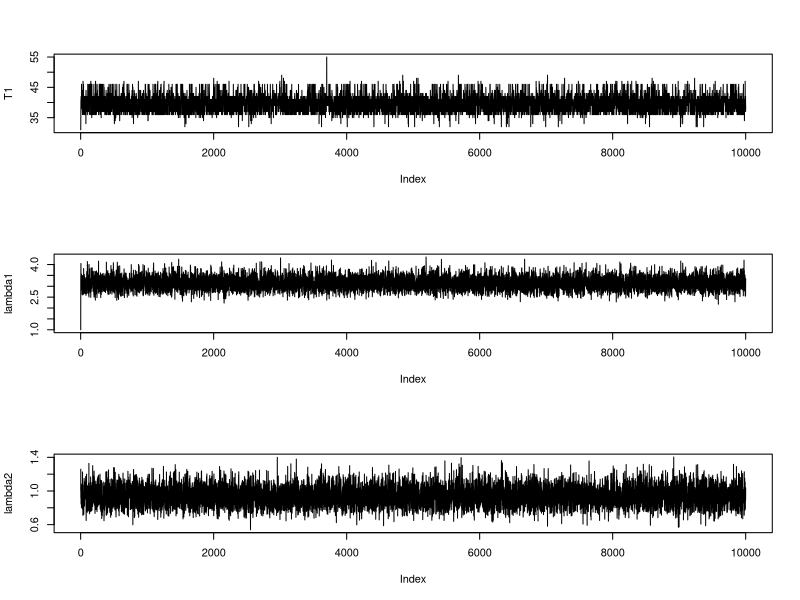
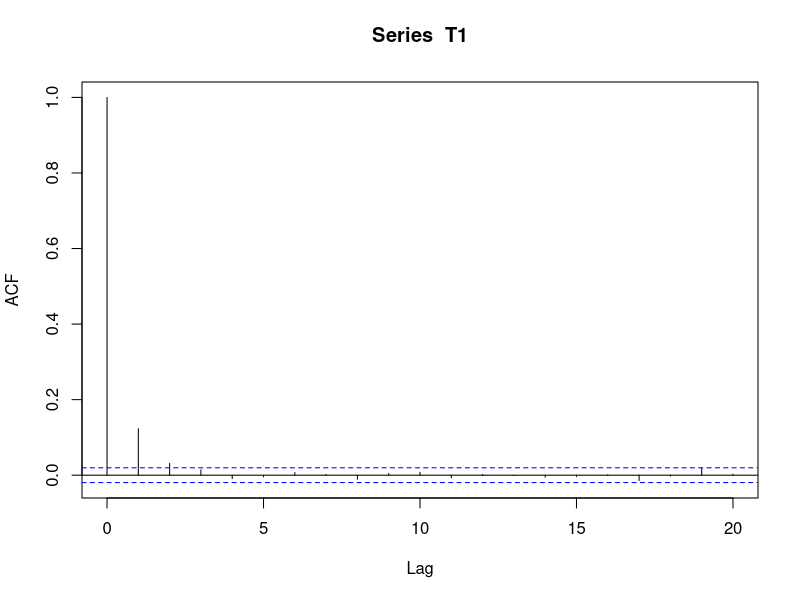
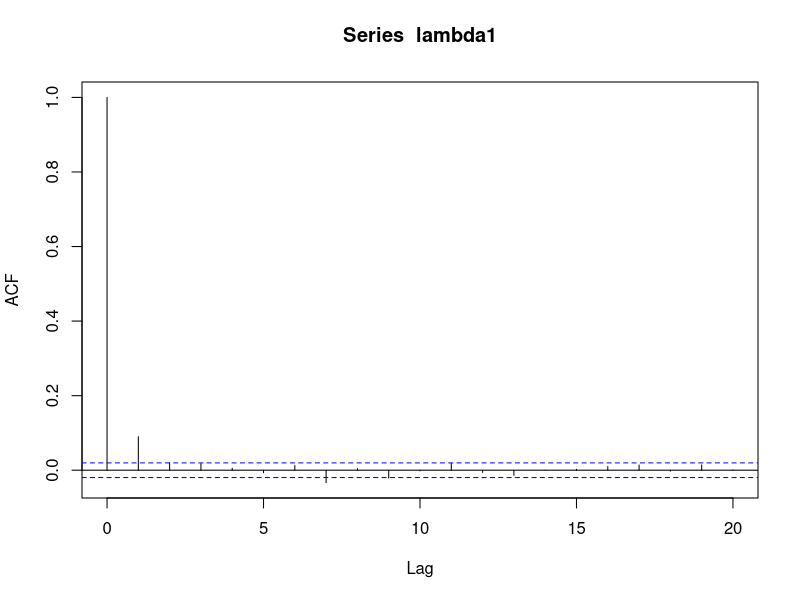
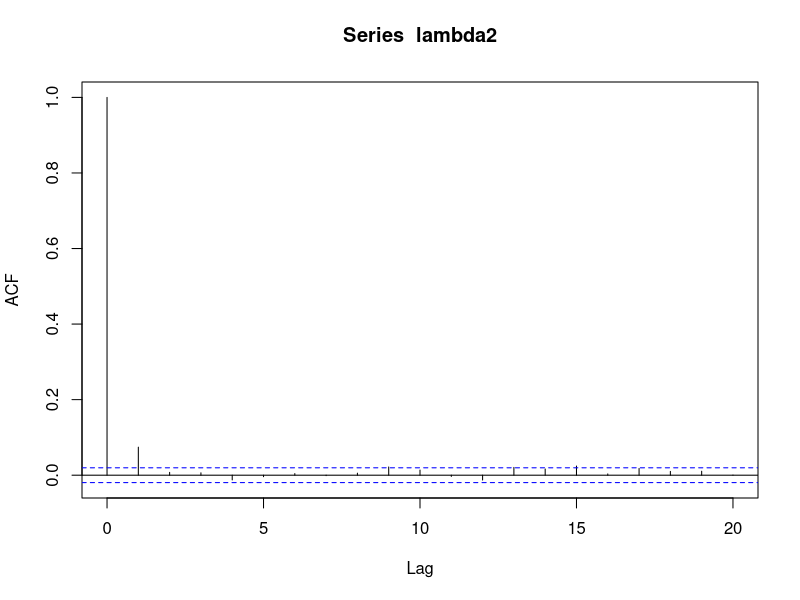
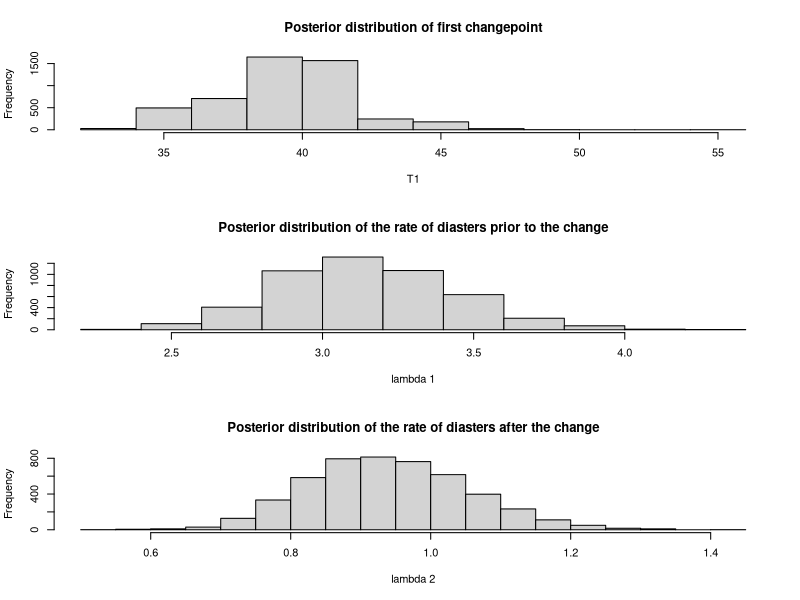
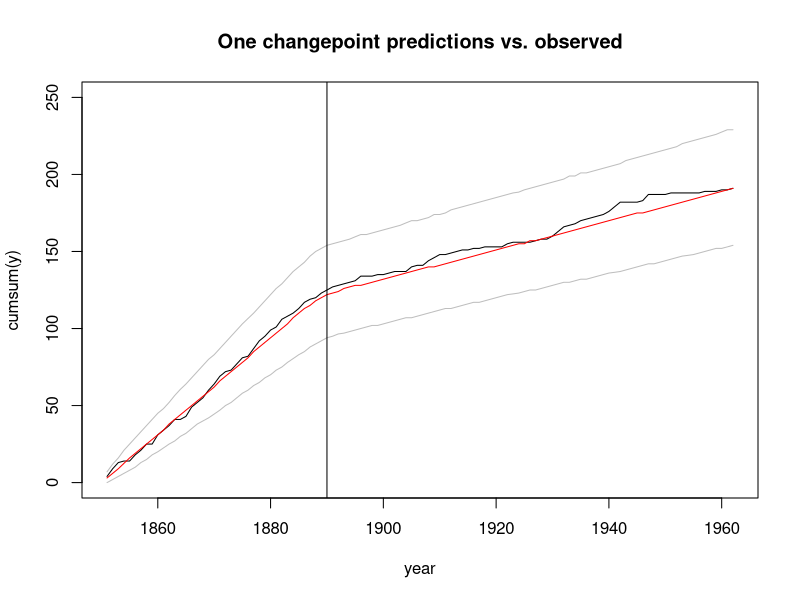
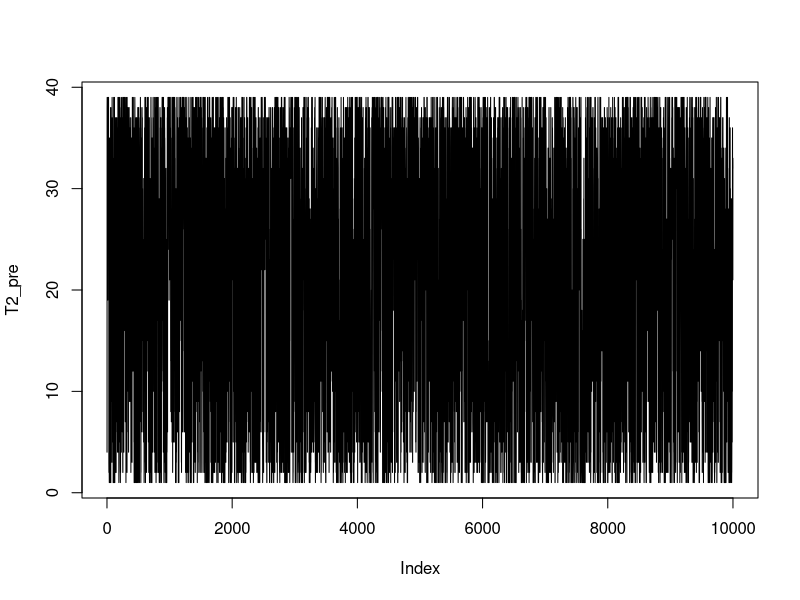
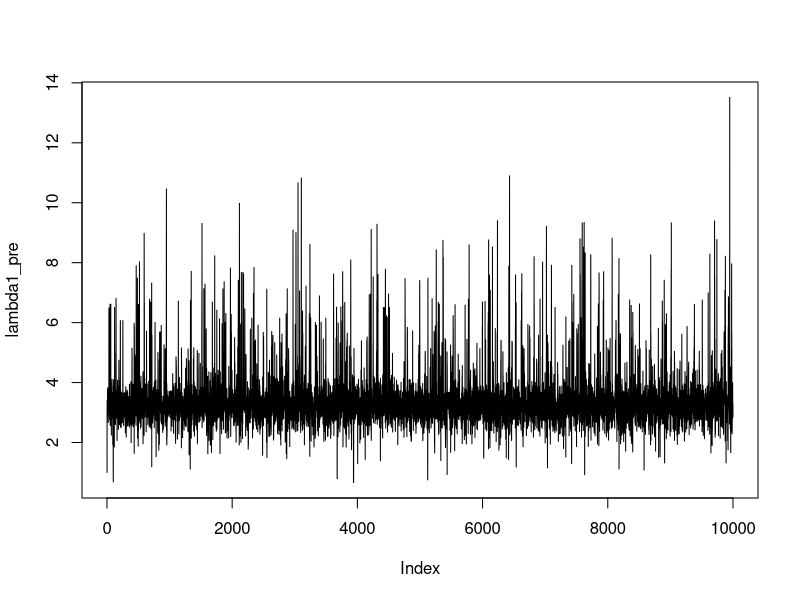

Generate these figures, in order, with R: (Note: this script raises an error after producing the figures.)
#Set seed so results can be reproduced
set.seed(123)

#Reading in data
library(boot)
data(coal)
x <- 1851:1962
y <- tabulate(floor(coal[[1]]))
y <- y[x]


#Set up
n <- length(y)
m <- 10000
lambda1 <- lambda2 <- T1 <- numeric(m)
L <- numeric(n)
T1[1] <- sample(1:n,1)
lambda1[1] <- 1
lambda2[1] <- 1
b1 <- 1
b2 <- 1

#Gibbs sampler
for (i in 2:m) {
  T1t <- T1[i-1]
  
  #generate lambda1
  r <- 2 + sum(y[1:T1t])
  lambda1[i] <- rgamma(1,shape = r, rate = T1t + b1)
  
  #generate lambda2
  if (T1t + 1 > n) r <- 2 + sum(y) else
    r <- 2 + sum(y[(T1t+1):n])
  lambda2[i] <- rgamma(1,shape = r, rate = n-T1t+b2)
  
  #generate b1 and b2
  b1 <- rgamma(1,shape = 2, rate = lambda1[i]+1)
  b2 <- rgamma(1,shape = 2, rate = lambda2[i]+1)
  
  for (j in 1:n) {
    L[j] <- exp((lambda2[i] - lambda1[i])* j) *
      (lambda1[i]/lambda2[i])^sum(y[1:j])
  }
  L <- L / sum(L)
  
  #generate T from discrete distribution L on 1:n
  T1[i] <- sample(1:n, prob=L,size = 1)
}

#Checking convergence
par(mfrow=c(3,1))
plot(T1, type="l")
plot(lambda1,type="l")
plot(lambda2,type="l")

require(coda)
summary(mcmc(T1))
summary(mcmc(lambda1))
summary(mcmc(lambda2))

#Creating a matrix
gibbs_sum <- matrix(c(T1,lambda1,lambda2),nrow=10000,ncol=3)
#head(gibbs_sum)

#Removing burn in 
b <- 201
gibbs_sum_no_burn <- gibbs_sum[b:m,]
#dim(gibbs_sum_no_burn)

#Check short term correlation
par(mfrow=c(1,1))
acf(T1,lag.max = 20)
acf(lambda1,lag.max = 20)
acf(lambda2,lag.max = 20)

#Taking every second draw
gibbs_sample <- gibbs_sum_no_burn[seq(0,9800,2),]
#dim(gibbs_sample)
#head(gibbs_sample)

print(mean(gibbs_sample[,1]))
#39.83
print(mean(gibbs_sample[,2]))
#3.144551
print(mean(gibbs_sample[,3]))
#0.9396872

#Plotting histograms
par(mfrow=c(3,1))
hist(gibbs_sample[,1],main="Posterior distribution of first changepoint",xlab="T1")
hist(gibbs_sample[,2],main="Posterior distribution of the rate of diasters prior to the change",xlab="lambda 1")
hist(gibbs_sample[,3],main="Posterior distribution of the rate of diasters after the change",xlab="lambda 2")

#Plotting predictions
pred <- matrix(0,nrow=4900,ncol=112)
for (sample in 1:4900) {
  for (year in 1:112) {
    if (year < gibbs_sample[sample,1]) {
      pred[sample, year] <- rpois(1,gibbs_sample[sample,2]) 
    } else {
      pred[sample,year] <- rpois(1,gibbs_sample[sample,3])
    }
  }
}

cp <- t(apply(pred,1,cumsum))
dim(cp)

median <- rep(0,112) 
lower <- rep(0,112)
upper <- rep(0,112)


for (year in 1:112) {
  median[year] <- quantile(cp[,year],probs <- c(0.5))
  lower[year] <- quantile(cp[,year],probs <- c(0.025))
  upper[year] <- quantile(cp[,year],probs <- c(0.975))
}

#Plot predictions
par(mfrow=c(1,1))
plot(1851:1962,cumsum(y),type="l"
     ,main="One changepoint predictions vs. observed"
     ,ylim=c(0,250)
     ,xlab="year")
lines(1851:1962,median,col="red")
lines(1851:1962,lower,col="grey")
lines(1851:1962,upper,col="grey")
abline(v=1890)

#Changepoint year
changepoint <- round(mean(gibbs_sample[,1],0))

changepoint
#40

1850 + changepoint
#1890

#Checking RMSE
pred_median <- rep(0,112) 

for (year in 1:112) {
  pred_median[year] <- quantile(pred[,year],probs <- c(0.5))
}

rmse_pre <- (sum((y[1:(changepoint-1)]-pred_median[1:(changepoint-1)])^2)/length(y[1:(changepoint-1)]))^0.5
rmse_post <- (sum((y[changepoint:length(y)]-pred_median[changepoint:length(y)])^2)/length(y[changepoint:length(y)]))^0.5
rmse_total <- (sum((y-pred_median)^2)/n)^0.5

rmse_pre
#1.577079

rmse_post
#1.013606

rmse_total
#1.239239

#########
#Using fixed constants to generate multiple touchpoints
#########

#Set up

#Pre changepoint

y_pre <- y[1:(changepoint-1)]
n_pre <- length(y_pre)
m <- 10000
lambda1_pre <- lambda2_pre <- T2_pre <- numeric(m)
L_pre <- numeric(n_pre)
T2_pre[1] <- sample(1:(changepoint-1),1)
lambda1_pre[1] <- 1
lambda2_pre[1] <- 1
b1_pre <- 1
b2_pre <- 1

#Gibbs sampler for pre
for (i in 2:m) {
  T2t_pre <- if (T2_pre[i-1] == n_pre) n_pre-1 else T2_pre[i-1]
  
  #generate lambda1
  r <- 2 + sum(y_pre[1:T2t_pre])
  lambda1_pre[i] <- rgamma(1,shape = r, rate = T2t_pre + b1_pre)
  
  #generate lambda2
  if (T2t_pre + 1 > n_pre) r <- 2 + sum(y_pre) else
    r <- 2 + sum(y[(T2t_pre+1):n_pre])
  lambda2_pre[i] <- rgamma(1,shape = r, rate = n_pre-T2t_pre+b2_pre)
  
  #generate b1 and b2
  b1_pre <- rgamma(1,shape = 2, rate = lambda1_pre[i]+1)
  b2_pre <- rgamma(1,shape = 2, rate = lambda2_pre[i]+1)
  
  for (j in 1:n_pre) {
    L_pre[j] <- exp((lambda2_pre[i] - lambda1_pre[i])* j) *
      (lambda1_pre[i]/lambda2_pre[i])^sum(y_pre[1:j])
  }
  L_pre <- L_pre / sum(L_pre)
  
  #generate T from discrete distribution L on 1:n
  T2_pre[i] <- sample(1:n_pre, prob=L_pre,size = 1)
}

#Checking convergence
plot(T2_pre, type="l")
plot(lambda1_pre,type="l")
plot(lambda2_pre,type="l")

require(coda)
summary(mcmc(T2_pre))
summary(mcmc(lambda1_pre))
summary(mcmc(lambda2_pre))

#Creating a matrix
gibbs_sum_pre <- matrix(c(T2_pre,lambda1_pre,lambda2_pre),nrow=10000,ncol=3)
#head(gibbs_sum_pre)

#Removing burn in 
b <- 201
gibbs_sum_no_burn_pre <- gibbs_sum_pre[b:m,]
#dim(gibbs_sum_no_burn_pre)

#Check short term correlation
acf(T2_pre,lag.max = 20)
acf(lambda1_pre,lag.max = 20)
acf(lambda2_pre,lag.max = 20)

#Taking every fourth draw
gibbs_sample_pre <- gibbs_sum_no_burn_pre[seq(0,9800,2),]
#dim(gibbs_sample)
#head(gibbs_sample)

print(mean(gibbs_sample_pre[,1]))
#21.35
print(mean(gibbs_sample_pre[,2]))
#3.394308
print(mean(gibbs_sample_pre[,3]))
#2.982563

length(gibbs_sample_pre) 

#Plotting predictions
pred_pre <- matrix(0,nrow=4900,ncol=n_pre)
for (sample in 1:4900) {
  for (year in 1:n_pre) {
    if (year < gibbs_sample_pre[sample,1]) {
      pred_pre[sample, year] <- rpois(1,gibbs_sample_pre[sample,2]) 
    } else {
      pred_pre[sample,year] <- rpois(1,gibbs_sample_pre[sample,3])
    }
  }
}

cp_pre <- t(apply(pred_pre,1,cumsum))
dim(cp_pre)

median_pre <- rep(0,n_pre) 
lower_pre <- rep(0,n_pre)
upper_pre <- rep(0,n_pre)




for (year in 1:n_pre) {
  median_pre[year] <- quantile(cp_pre[,year],probs <- c(0.5))
  lower_pre[year] <- quantile(cp_pre[,year],probs <- c(0.025))
  upper_pre[year] <- quantile(cp_pre[,year],probs <- c(0.975))
}


#Plot predictions
plot(1851:1889,cumsum(y_pre),type="l"
     ,main="One changepoint predictions vs. actual"
     ,ylim=c(0,250)
     ,xlab="year")
lines(1851:1889,median_pre,col="red")
lines(1851:1889,lower_pre,col="grey")
lines(1851:1889,upper_pre,col="grey")

#Changepoint year
changepoint2 <- round(mean(gibbs_sample_pre[,1],0))

changepoint2
#21

1850 + changepoint2
#1871

#Checking RMSE
pred_median_pre <- rep(0,n_pre) 

for (year in 1:n_pre) {
  pred_median_pre[year] <- quantile(pred_pre[,year],probs <- c(0.5))
}

rmse_pre_pre <- (sum((y_pre[1:(changepoint2-1)]-pred_median_pre[1:(changepoint2-1)])^2)/length(y_pre[1:(changepoint2-1)]))^0.5
rmse_post_pre <- (sum((y_pre[changepoint2:n_pre]-pred_median_pre[changepoint2:n_pre])^2)/length(y_pre[changepoint2:n_pre]))^0.5
rmse_total_pre <- (sum((y_pre-pred_median_pre)^2)/n_pre)^0.5


rmse_pre_pre
#1.788854

rmse_post_pre
#1.376494

rmse_total_pre
#1.601282

#Post changepoint
y_post <- y[changepoint:n]
n_post <- length(y_post)
m <- 10000
lambda1_post <- lambda2_post <- T2_post <- numeric(m)
L_post <- numeric(n_post)
T2_post[1] <- sample(1:n_post,1)
lambda1_post[1] <- 1
lambda2_post[1] <- 1
b1_post <- 1
b2_post <- 1

#Gibbs sampler for post
for (i in 2:m) {
  T2t_post <- if (T2_post[i-1] == n_post) n_post-1 else T2_post[i-1]
  
  #generate lambda1
  r <- 2 + sum(y_post[1:T2t_post])
  lambda1_post[i] <- rgamma(1,shape = r, rate = T2t_post + b1_post)
  
  #generate lambda2
  if (T2t_post + 1 > n_post) r <- 2 + sum(y_post) else
    r <- 2 + sum(y[(T2t_post+1):n_post])
  lambda2_post[i] <- rgamma(1,shape = r, rate = n_post-T2t_post+b2_post)
  
  #generate b1 and b2
  b1_post <- rgamma(1,shape = 2, rate = lambda1_post[i]+1)
  b2_post <- rgamma(1,shape = 2, rate = lambda2_post[i]+1)
  
  for (j in 1:n_post) {
    L_post[j] <- exp((lambda2_post[i] - lambda1_post[i])* j) *
      (lambda1_post[i]/lambda2_post[i])^sum(y_post[1:j])
  }
  L_post <- L_post / sum(L_post)
  
  #generate T from discrete distribution L on 1:n
  T2_post[i] <- sample(1:n_post, prob=L_post,size = 1)
}

#Checking convergence
plot(T2_post, type="l")
plot(lambda1_post,type="l")
plot(lambda2_post,type="l")

require(coda)
summary(mcmc(T2_post))
summary(mcmc(lambda1_post))
summary(mcmc(lambda2_post))

#Creating a matrix
gibbs_sum_post <- matrix(c(T2_post,lambda1_post,lambda2_post),nrow=10000,ncol=3)
#head(gibbs_sum_post)

#Removing burn in 
b <- 201
gibbs_sum_no_burn_post <- gibbs_sum_post[b:m,]
#dim(gibbs_sum_no_burn_post)

#Check short term correlation
acf(T2_post,lag.max = 20)
acf(lambda1_post,lag.max = 20)
acf(lambda2_post,lag.max = 20)

#Taking every second draw
gibbs_sample_post <- gibbs_sum_no_burn_post[seq(0,9800,2),]
#dim(gibbs_sample)
#head(gibbs_sample)

print(mean(gibbs_sample_post[,1]))
#54
print(mean(gibbs_sample_post[,2]))
#1.065339
print(mean(gibbs_sample_post[,3]))
#1.439215

length(gibbs_sample_post) 

#Plotting predictions
pred_post <- matrix(0,nrow=4900,ncol=n_post)
for (sample in 1:4900) {
  for (year in 1:n_post) {
    if (year < gibbs_sample_post[sample,1]) {
      pred_post[sample, year] <- rpois(1,gibbs_sample_post[sample,2]) 
    } else {
      pred_post[sample,year] <- rpois(1,gibbs_sample_post[sample,3])
    }
  }
}

cp_post <- t(apply(pred_post,1,cumsum))
dim(cp_post)

median_post <- rep(0,n_post) 
lower_post <- rep(0,n_post)
upper_post <- rep(0,n_post)



for (year in 1:n_post) {
  median_post[year] <- quantile(cp_post[,year],probs <- c(0.5))
  lower_post[year] <- quantile(cp_post[,year],probs <- c(0.025))
  upper_post[year] <- quantile(cp_post[,year],probs <- c(0.975))
}

#Plot predictions
plot(1890:1962,cumsum(y_post),type="l"
     ,main="One changepoint predictions vs. actual"
     ,ylim=c(0,250)
     ,xlab="year")
lines(1890:1962,median_post,col="red")
lines(1890:1962,lower_post,col="grey")
lines(1890:1962,upper_post,col="grey")

#Changepoint year
changepoint3 <- round(mean(gibbs_sample_post[,1],0))

changepoint3
#54

1850 + changepoint + changepoint3
#1944

#Checking RMSE
pred_median_post <- rep(0,n_post) 

for (year in 1:n_post) {
  pred_median_post[year] <- quantile(pred_post[,year],probs <- c(0.5))
}

rmse_post_pre <- (sum((y_post[1:(changepoint2-1)]-pred_median_post[1:(changepoint2-1)])^2)/length(y_post[1:(changepoint2-1)]))^0.5
rmse_post_post <- (sum((y_post[changepoint2:n_post]-pred_median_post[changepoint2:n_post])^2)/length(y_post[changepoint2:n_post]))^0.5
rmse_total_post <- (sum((y_post-pred_median_post)^2)/n_post)^0.5

rmse_post_pre
#1.024695

rmse_post_post
#1.00939

rmse_total_post
#1.013606

#Combining predictions
combined_median <- c(median_pre,median_post+123)
combined_lower <- c(lower_pre,lower_post+94)
combined_upper <- c(upper_pre,upper_post+156)

#Plot predictions
par(mfrow=c(1,1))
plot(1851:1962,cumsum(y),type="l"
     ,main="Three changepoint predictions vs. observed"
     ,ylim=c(0,250)
     ,xlab="year")
lines(1851:1962,combined_median,col="red")
lines(1851:1962,combined_lower,col="grey")
lines(1851:1962,combined_upper,col="grey")
abline(v=1890)
abline(v=1871)
abline(v=1944)

